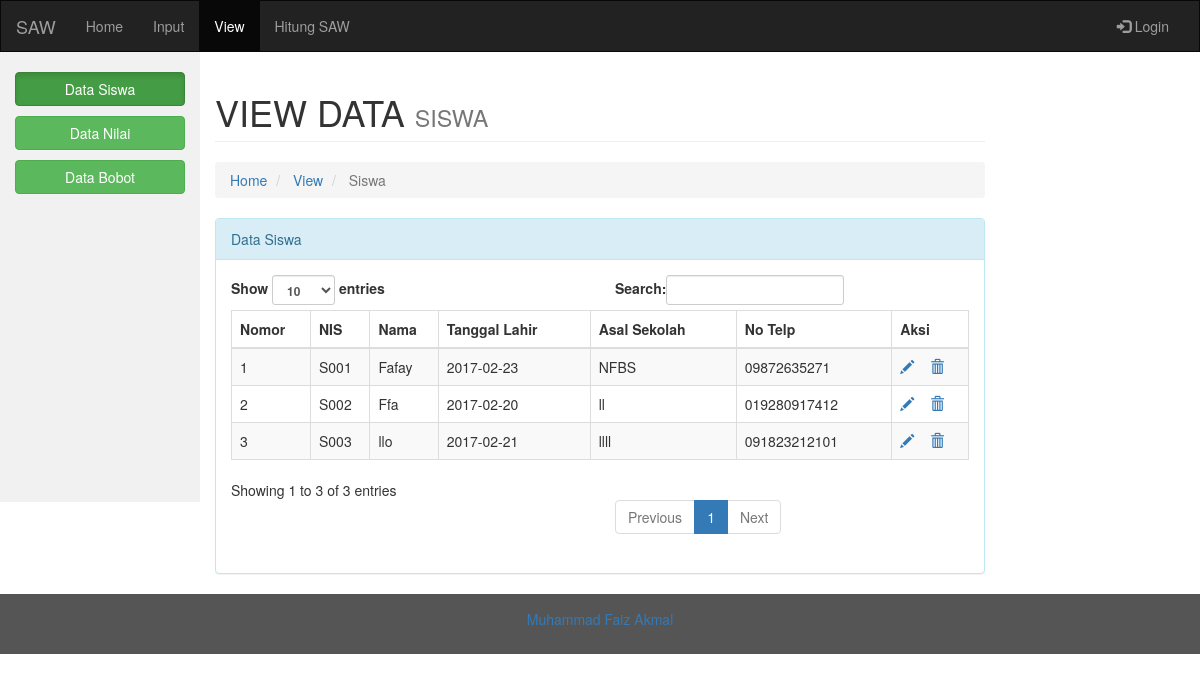
Page /vdatasiswa.php on the committed database.
### tables this page shows
CREATE TABLE `tb_siswa` (
  `NIS` varchar(20) NOT NULL,
  `nama` varchar(35) NOT NULL,
  `tgllahir` date NOT NULL,
  `asalsekolah` varchar(35) NOT NULL,
  `notelp` varchar(12) NOT NULL
);

### vdatasiswa.php (the view, shortened to what this page needs)
<!DOCTYPE html>
<html lang="en">
    <?php
    include('koneksi.php');
?>
<head>
  <link rel="stylesheet" href="https://maxcdn.bootstrapcdn.com/bootstrap/3.3.7/css/bootstrap.min.css">
  <link rel="stylesheet" href="css/style.css">
</head>
<body>
<nav class="navbar navbar-inverse">
  <div class="container-fluid">
    <div class="navbar-header">
      <a class="navbar-brand" href="index.php">SAW</a>
    </div>
    <div class="collapse navbar-collapse" id="myNavbar">
      <ul class="nav navbar-nav">
        <li><a href="index.php">Home</a></li>
        <li><a href="idatasiswa.php">Input</a></li>
        <li class="active"><a href="vdatasiswa.php">View</a></li>
        <li><a href="matrikskeputusan.php">Hitung SAW</a></li>
      </ul>
      <ul class="nav navbar-nav navbar-right">
        <li><a href="#"><span class="glyphicon glyphicon-log-in"></span> Login</a></li>
      </ul>
    </div>
  </div>
</nav>
<div class="container-fluid text-center">
  <div class="row content">
     <div class="col-sm-2 sidenav">
      <p><a href="vdatasiswa.php"><button type="button" class="btn btn-success btn-block active">Data Siswa</button></a></p>
      <p><a href="vdatanilai.php"><button type="button" class="btn btn-success btn-block">Data Nilai</button></a></p>
      <p><a href="vdatabobot.php"><button type="button" class="btn btn-success btn-block">Data Bobot</button></a></p>
    </div>
    <div class="col-sm-8 text-left">
        <h1 class="page-header">
                VIEW DATA <small> SISWA</small>
        </h1>
        <ol class="breadcrumb">
                            <li>
                                <i class="fa fa-dashboard"></i>  <a href="index.php">Home</a>
                            </li>
                            <li>
                                <i class="fa fa-dashboard"></i>  <a href="vdatasiswa.php">View</a>
                            </li>
                            <li class="active">
                                <i class="fa fa-bar-chart-o"></i>Siswa
                            </li>
        </ol>
                <div class="panel panel-info">
            <div class="panel-heading">
                Data Siswa
            </div>
                        <div class="panel-body">
                            <table width="100%" class="table table-striped table-bordered table-hover" id="dataTables-example">
                                <thead>
                                    <tr>
                                        <th>Nomor</th>
                                        <th>NIS</th>
                                        <th>Nama</th>
                                        <th>Tanggal Lahir</th>
                                        <th>Asal Sekolah</th>
                                        <th>No Telp</th>
                                        <th>Aksi</th>
                                    </tr>
                                </thead>
<?php
$queri="Select * From tb_siswa";
$hasil=mysqli_query ($konek_db,$queri);
$id = 0;
while ($data = mysqli_fetch_array ($hasil)){
 			$id++;
 			echo "
        			<tr>
        			<td>".$id."</td>
					<td>".$data[0]."</td>
        			<td>".$data[1]."</td>
                    <td>".$data[2]."</td>
                    <td>".$data[3]."</td>
                    <td>".$data[4]."</td>
                    <td><a href=\"edatasiswa.php?id=".$data[0]."\"><i class='glyphicon glyphicon-pencil'></i></a> "." &nbsp; &nbsp;<a href=\"delete.php?id=".$data[0]."\" onclick='return checkDelete()'><i class='glyphicon glyphicon-trash'></i></a> </td>
                    </tr>
        	";
			}
 ?>
                            </table>
            </div>
        </div>
    </div>
  </div>
</div>
<footer class="container-fluid text-center">
  <a href="https://about.me/faizakmal"><p>Muhammad Faiz Akmal</p></a>
</footer>
</body>
</html>

### css/style.css (style rules this page uses)
.navbar { margin-bottom: 0; border-radius: 0; }
.row.content { height: 450px }
.sidenav { padding-top: 20px; background-color: #f1f1f1; height: 100%; }
footer { background-color: #555; color: white; padding: 15px; }

### rows in the picture
tb_siswa: NIS "S001", nama "Fafay", tgllahir "2017-02-23", asalsekolah "NFBS", notelp "09872635271"
tb_siswa: NIS "S002", nama "Ffa", tgllahir "2017-02-20", asalsekolah "ll", notelp "019280917412"
tb_siswa: NIS "S003", nama "llo", tgllahir "2017-02-21", asalsekolah "llll", notelp "091823212101"
